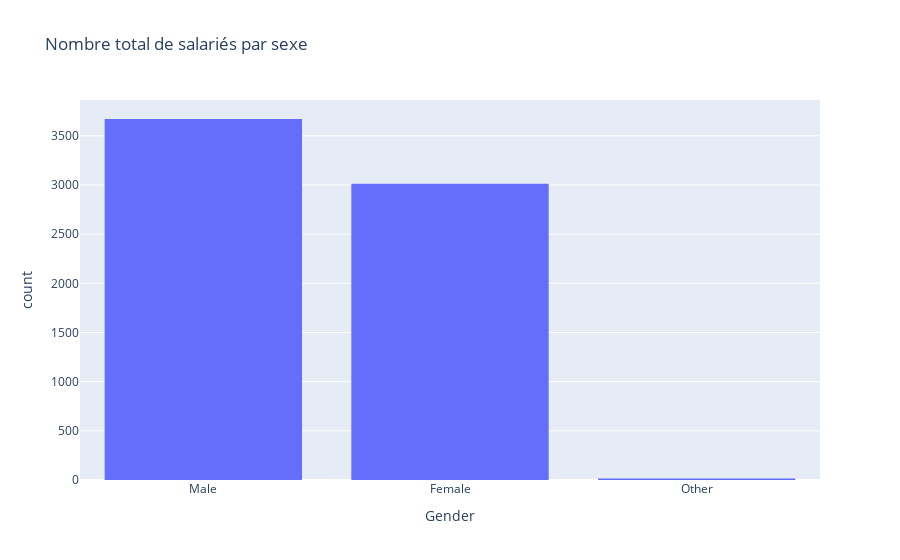

The code cell stored with this chart in its notebook:
### Code cell
# Le nombre de salarié par sexe
fig = px.histogram(data, x=data.Gender,title="Nombre total de salariés par sexe")
fig.show()

### Figure 1 — Plotly figure (JSON) as saved in the notebook; plotly's stock layout.template omitted (floating-point values rounded to 4 significant figures; data arrays with more than 128 entries replaced by an {"elided": "..."} marker saying what was removed)
{"data": [{"alignmentgroup": "True", "bingroup": "x", "hovertemplate": "Gender=%{x}<br>count=%{y}<extra></extra>", "legendgroup": "", "marker": {"color": "#636efa", "pattern": {"shape": ""}}, "name": "", "offsetgroup": "", "orientation": "v", "showlegend": false, "type": "histogram", "x": {"elided": "6698 str values"}, "xaxis": "x", "yaxis": "y"}], "layout": {"barmode": "relative", "legend": {"tracegroupgap": 0}, "title": {"text": "Nombre total de salariés par sexe"}, "xaxis": {"anchor": "y", "domain": [0, 1], "title": {"text": "Gender"}}, "yaxis": {"anchor": "x", "domain": [0, 1], "title": {"text": "count"}}}}
